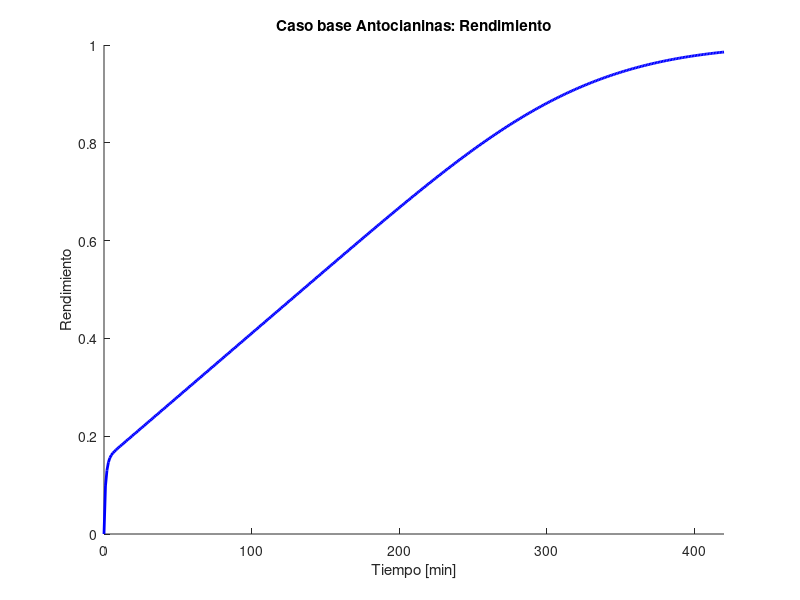

Reproduce this figure in MATLAB.
clear all
close all
clc

%% VER FLUJO TEMPORAL
p = 0;
% Parámetros
Kc        = 6.0793e-7;   % [m/s]      Coeficiente de transferencia de masa global
a         = 2.307e4;     % [m^2/m^3]  Razón de superficie de hollejo por volumen de reactor
K         = 0.151;       % [-]        Coeficiente de partición de antocianinas en el hollejo
v         = 1.15e-4;     % [m/s]      Velocidad promedio del flujo
r_reactor = 0.0175;      % [m]        Radio basal del reactor
L_reactor = 0.3;         % [m]        Largo del reactor
r_pelota  = 1.3e-4;      % [m]        Radio de un hollejo
Ca0       = 10.71; % [kg/m^3]   Concentracion inicial de antocianina en un hollejo
V         = 10; % [L]

%% Calculo de volúmen y área de un hollejo
A_pelota = 4*pi()*r_pelota^2; % [m^2]
V_pelota = 4/3*pi()*r_pelota^3; % [m^3]

%% Vector Eje Z
z_0 = 0;         % [m]
dz  = 0.005;     % [m]
z_f = L_reactor; % [m]
Z   = [z_0:dz:z_f];

%% Vector Eje R
r_0 = 0;           % [m]
dr = r_reactor/20; %[m]
r_f = 2*r_reactor; %[m]
R = [r_0+dr:dr:r_f+dr]; % Uso de un valor en r al incio y al final para ver paredes del tubo

%% Vector Temporal
t_0 = 0;      % [s]
dt  = 60;     % [s]
t_f = 7*3600; % [s]
T   = [t_0:dt:t_f];



% Inicio de matrices
%% Ca Solvente
Ca_S = zeros(length(Z), length(R), length(T));

%% Ca de un fruto
Ca_F = zeros(length(Z), length(R), length(T));

%% Ca superficie fruto
Ca_SF = zeros(length(Z), length(R), length(T));

% Flux entre superficie de fruto y solvente
Ja = zeros(length(Z), length(R), length(T));

% Rendimiento
X  = zeros(length(T),1);

% Condiciones iniciales
%% Concentracion en el solvente
Ca_S(1:end,2:end-1,1) = 0; % [kg/m^3]

%% Concentracion en el fruto
Ca_F(1:end,2:end-1,1) = Ca0; % [kg/m^3]

%% Concentracion en la superficie del fruto
Ca_SF(1:end,2:end-1,1) = Ca_F(1:end,2:end-1,1) * K; % [kg/m^3]

%% Flux desde la superficie al solvente
Ja(1:end,1) = 0; % [kg/(s*m^2)]


% Diferencia
%% Constantes
c1 = 1/(1 + v*dt/dz + Kc*a*dt); % [-]
c2 = v/(dz/dt + v + Kc*a*dz);   % [-]
c3 = Kc*a/(1/dt+v/dz+Kc*a);     % [-]


% Diferencias finitas
for k = 2:length(T)
    %% Cálculo de valores de concentracion en solvente en nuevo tiempo
    for i = 2:length(Z)-1
        Ja(i,2:end-1,k) = Kc * (Ca_SF(i,2:end-1,k-1) - Ca_S(i,2:end-1,k-1));
        Ca_F(i,2:end-1,k) = Ca_F(i,2:end-1,k-1) - Ja(i,2:end-1,k) * A_pelota/V_pelota * dt;
        Ca_SF(i,2:end-1,k) = K * Ca_F(i,2:end-1,k);

        Ca_S(i,2:end-1,k) = Ca_S(i,2:end-1,k-1)*c1 + Ca_S(i-1,2:end-1,k)*c2 + Ca_SF(i,2:end-1,k)*c3;
    end
end

% Calculo de rendimiento
M_tot = sum(sum(Ca_S*V)) + sum(sum(Ca_F*V));

X = (M_tot(1)-M_tot)./M_tot(1);

% Graficar
ZZ = -Z;

if p == 1
figure(1)
hold on
for k = 1:length(T)
    t_hora = int2str(floor(T(k)/3600));
    t_minuto = int2str(mod(T(k)/60,60));
    imagesc(R,ZZ,Ca_S(:,:,k))
    xlabel("Radio [m]")
    ylabel("Largo [m]")
    h = colorbar();
    xlim("tight")
    ylim("tight")
    title(cstrcat("Caso base Antocianinas (Medio Solvente), ",t_hora, ' [h] y ', t_minuto, ' [min]'))
    title(h,"Concentración [kg/m^3]")
    pause(0.01)
end
hold off

figure(2)
hold on
for k = 1:length(T)
    t_hora = int2str(floor(T(k)/3600));
    t_minuto = int2str(mod(T(k)/60,60));
    imagesc(R,ZZ,Ca_F(:,:,k))
    xlabel("Radio [m]")
    ylabel("Largo [m]")
    h = colorbar();
    xlim("tight")
    ylim("tight")
    title(cstrcat("Caso base Antocianinas (Medio Fruto): ",t_hora, ' [h] y ', t_minuto, ' [min]'))
    title(h,"Concentración [kg/m^3]")
    pause(0.01)
end
hold off
end

figure(3)
hold on
plot(T/60,X,'b','LineWidth',2)
xlabel("Tiempo [min]")
ylabel("Rendimiento")
xlim("tight")
title("Caso base Antocianinas: Rendimiento")
hold off
